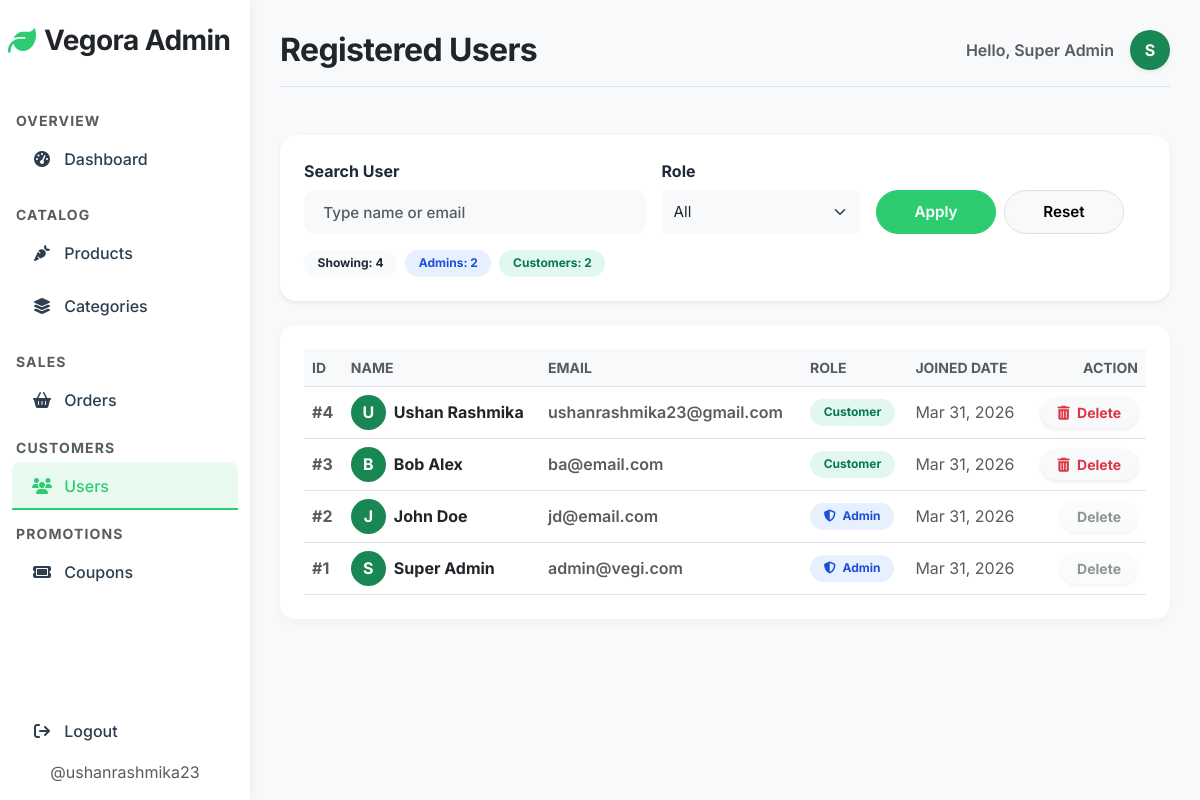
The page /admin/users.php (signed in) on the database its author committed.
### tables this page shows
CREATE TABLE `users` (
  `id` int NOT NULL AUTO_INCREMENT,
  `name` varchar(100) NOT NULL,
  `email` varchar(100) NOT NULL,
  `password` varchar(255) NOT NULL,
  `role` enum('customer','admin') DEFAULT 'customer',
  `created_at` timestamp NULL DEFAULT CURRENT_TIMESTAMP,
  PRIMARY KEY (`id`),
  UNIQUE KEY `email` (`email`)
);

### models/User.php (called while the page is built, shortened)
<?php
class User {
    private $pdo;
    public function __construct($pdo) {
        $this->pdo = $pdo;
    }
    public function getAllUsers() {
        $stmt = $this->pdo->query("SELECT id, name, email, role, created_at FROM users ORDER BY created_at DESC");
        return $stmt->fetchAll(PDO::FETCH_ASSOC);
    }
}
?>

### admin/users.php (the view, shortened to what this page needs)
<?php
require_once __DIR__ . '/../config/db.php';
require_once __DIR__ . '/../models/User.php';
$userModel = new User($pdo);
$users = $userModel->getAllUsers();
$roleFilter = trim((string)($_GET['role'] ?? 'all'));
$search = trim((string)($_GET['q'] ?? ''));
$users = array_values(array_filter($users, function ($u) use ($roleFilter, $search) {
  $matchesRole = $roleFilter === 'all' || strcasecmp((string)$u['role'], $roleFilter) === 0;
  $haystack = strtolower((string)(($u['name'] ?? '') . ' ' . ($u['email'] ?? '')));
  $matchesSearch = $search === '' || strpos($haystack, strtolower($search)) !== false;
  return $matchesRole && $matchesSearch;
}));
$adminCount = 0;
$customerCount = 0;
foreach ($users as $u) {
  if (($u['role'] ?? '') === 'admin') {
    $adminCount++;
  } else {
    $customerCount++;
  }
}
require_once __DIR__ . '/includes/header.php';
?>
  <?php require_once __DIR__ . '/includes/sidebar.php'; ?>
  <main class="main-content">
    <?php require_once __DIR__ . '/includes/topbar.php'; ?>
    <div class="card border-0 shadow-sm rounded-4 p-4 mb-4 bg-white">
      <form method="GET" class="row g-3 align-items-end admin-filter-grid">
        <div class="col-lg-5 col-md-6">
          <label class="form-label fw-bold">Search User</label>
          <input type="text" id="usersFilterSearch" name="q" class="form-control admin-filter-control bg-light border-0" value="<?php echo htmlspecialchars($search); ?>" placeholder="Type name or email">
        </div>
        <div class="col-lg-3 col-md-6">
          <label class="form-label fw-bold">Role</label>
          <select id="usersFilterRole" name="role" class="form-select admin-filter-control bg-light border-0">
            <option value="all" <?php echo $roleFilter === 'all' ? 'selected' : ''; ?>>All</option>
          </select>
        </div>
        <div class="col-lg-4 col-md-12 admin-filter-actions">
          <button type="button" id="usersFilterApply" class="btn btn-primary admin-filter-btn rounded-pill px-4">Apply</button>
          <a href="users.php" class="btn btn-light border admin-filter-btn rounded-pill px-4">Reset</a>
        </div>
      </form>
      <div class="d-flex flex-wrap gap-2 mt-3">
        <span class="badge badge-chip badge-chip-neutral" id="usersVisibleCount">Showing: <?php echo count($users); ?></span>
        <span class="badge badge-chip badge-chip-primary" id="usersAdminCount">Admins: <?php echo $adminCount; ?></span>
        <span class="badge badge-chip badge-chip-success" id="usersCustomerCount">Customers: <?php echo $customerCount; ?></span>
      </div>
    </div>
    <div class="card card-stat bg-white h-100 p-4">
      <div class="table-responsive">
        <table class="table table-hover align-middle mb-0">
          <thead class="table-light">
            <tr>
              <th scope="col" class="text-uppercase text-muted fw-bold small">ID</th>
              <th scope="col" class="text-uppercase text-muted fw-bold small">Name</th>
              <th scope="col" class="text-uppercase text-muted fw-bold small">Email</th>
              <th scope="col" class="text-uppercase text-muted fw-bold small">Role</th>
              <th scope="col" class="text-uppercase text-muted fw-bold small">Joined Date</th>
              <th scope="col" class="text-uppercase text-muted fw-bold small text-end">Action</th>
            </tr>
          </thead>
          <tbody>
            <?php foreach ($users as $u): ?>
            <tr data-name="<?php echo htmlspecialchars(strtolower((string)($u['name'] ?? ''))); ?>" data-email="<?php echo htmlspecialchars(strtolower((string)($u['email'] ?? ''))); ?>" data-role="<?php echo htmlspecialchars(strtolower((string)($u['role'] ?? 'customer'))); ?>">
              <td><span class="fw-bold text-muted">#<?php echo $u['id']; ?></span></td>
              <td>
                <div class="d-flex align-items-center gap-2">
                    <div class="bg-success text-white rounded-circle d-flex align-items-center justify-content-center fw-bold" style="width: 35px; height: 35px;">
                      <?php echo strtoupper(substr($u['name'], 0, 1)); ?>
                    </div>
                    <span class="fw-bold text-dark"><?php echo htmlspecialchars($u['name']); ?></span>
                </div>
              </td>
              <td><span class="text-muted fw-semibold"><?php echo htmlspecialchars($u['email']); ?></span></td>
              <td>
                <?php if ($u['role'] === 'admin'): ?>
                  <span class="badge badge-chip badge-chip-primary"><i class="fa-solid fa-shield-halved me-1"></i> Admin</span>
                <?php else: ?>
                  <span class="badge badge-chip badge-chip-success">Customer</span>
                <?php endif; ?>
              </td>
              <td><span class="text-muted"><?php echo date('M d, Y', strtotime($u['created_at'])); ?></span></td>
              <td class="text-end">
                <?php if ($u['role'] === 'admin'): ?>
                   <button class="btn btn-sm btn-light text-muted rounded-pill shadow-sm px-3 fw-bold disabled">Delete</button>
                <?php else: ?>
                   <a href="../controllers/userController.php?action=delete&id=<?php echo $u['id']; ?>" class="btn btn-sm btn-light text-danger rounded-pill shadow-sm px-3 fw-bold" onclick="return confirm('Delete this user? This will also wipe their orders and cart permanently!');">
                      <i class="fa-solid fa-trash-can me-1"></i> Delete
                   </a>
                <?php endif; ?>
              </td>
            </tr>
            <?php endforeach; ?>
          </tbody>
        </table>
      </div>
    </div>
  </main>
</body>
</html>

### css/style.css (style rules this page uses)
:root { --vegi-green: #2ecc71; --vegi-green-hover: #27ae60; --vegi-light: #f8f9fa; --vegi-dark: #2c3e50; --vegi-shadow: 0 8px 24px rgba(0, 0, 0, 0.06); --vegi-shadow-hover: 0 16px 32px rgba(0, 0, 0, 0.12); --vegi-radius: 20px; --vegi-radius-sm: 10px; }
body { font-family: 'Inter', system-ui, -apple-system, sans-serif; background-color: #ffffff; color: var(--vegi-dark); -webkit-font-smoothing: antialiased; }
.btn-primary { background-color: var(--vegi-green) !important; border-color: var(--vegi-green) !important; color: #fff; border-radius: var(--vegi-radius-sm); padding: 0.75rem 1.75rem; font-weight: 600; transition: all 0.3s cubic-bezier(0.4, 0, 0.2, 1); }
.form-label { font-weight: 600; color: var(--vegi-dark); margin-bottom: 0.5rem; }
.form-control { border-radius: var(--vegi-radius-sm); padding: 0.8rem 1.2rem; border: 2px solid #f3f4f6; background-color: #f9fafb; font-weight: 500; transition: all 0.3s ease; }

### admin/includes/header.php (style rules this page uses)
:root { --vegi-green: #2ecc71; --sidebar-width: 250px; }
body { font-family: 'Inter', sans-serif; background-color: #f8f9fa; }
.main-content { margin-left: var(--sidebar-width); padding: 30px; }
.card-stat { border: none; border-radius: 15px; box-shadow: 0 4px 12px rgba(0,0,0,0.03); }
.main-content .form-label, .main-content label { color: #1f2937 !important; font-weight: 700; }
.badge-chip { border-radius: 999px; padding: 0.45rem 0.85rem; font-weight: 700; border: 0; line-height: 1; }
.badge-chip-neutral { background: #f8fafc; color: #1f2937; }
.badge-chip-primary { background: rgba(59,130,246,0.12); color: #1d4ed8; }
.badge-chip-success { background: rgba(16,185,129,0.12); color: #047857; }
.main-content .badge { border: 0 !important; }
.admin-filter-grid .form-label { margin-bottom: 0.45rem; }
.admin-filter-actions { display: flex; align-items: end; gap: 0.5rem; height: 100%; }
.admin-filter-control { min-height: 44px; height: 44px; padding-top: 0.55rem; padding-bottom: 0.55rem; font-size: 0.95rem; }
.admin-filter-btn { min-height: 44px; height: 44px; min-width: 120px; display: inline-flex; align-items: center; justify-content: center; white-space: nowrap; font-size: 0.95rem; font-weight: 600; }

### rows shown on the page
users: id "4", name "U", name "Ushan Rashmika", email "ushanrashmika23@gmail.com", role "Customer", created_at "Mar 31, 2026"
users: id "3", name "B", name "Bob Alex", email "ba@email.com", role "Customer", created_at "Mar 31, 2026"
users: id "2", name "J", name "John Doe", email "jd@email.com", role "admin" (drawn), created_at "Mar 31, 2026"
users: id "1", name "S", name "Super Admin", email "admin@vegi.com", role "admin" (drawn), created_at "Mar 31, 2026"

### other values the page prints
$pageHeader "Registered Users"
$_SESSION['user_name'] "Super Admin"
substr($_SESSION['user_name'] ?? 'A', 0, 1) "S"
